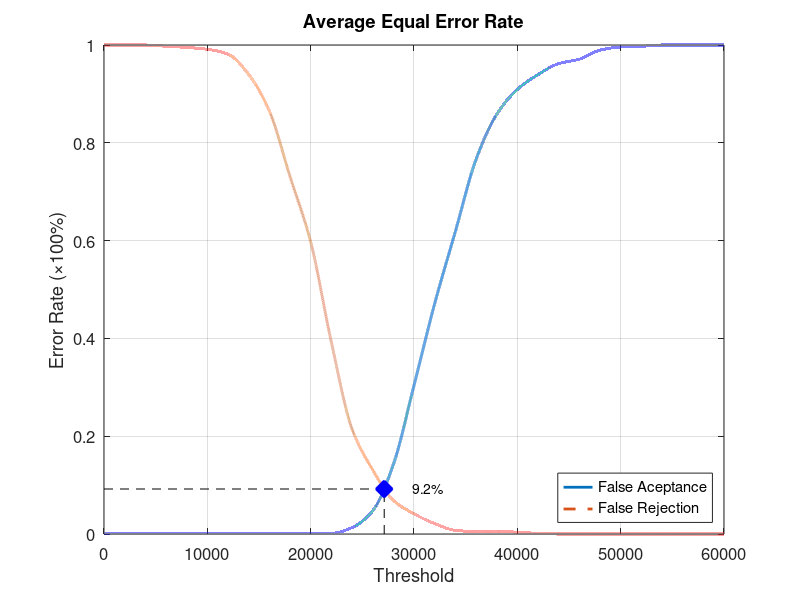
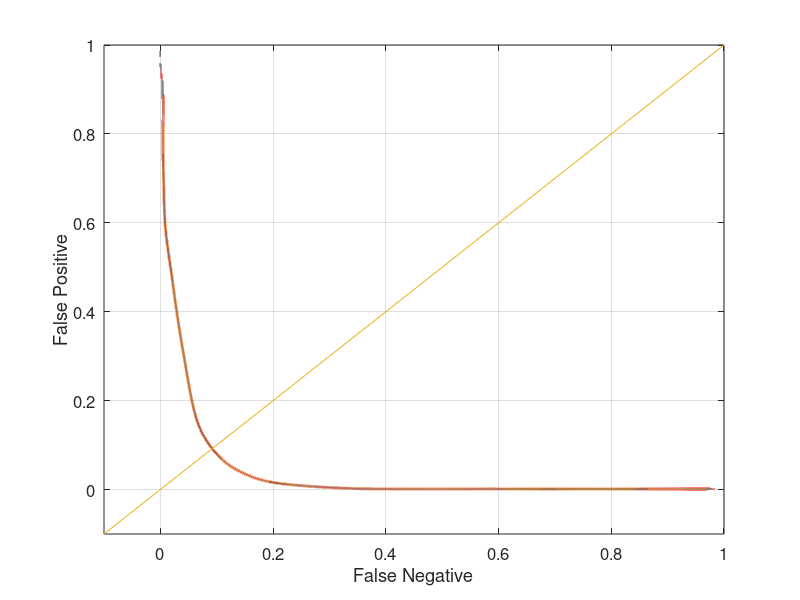

Here is the MATLAB script that generated these plots, in order:
function yEER = Experiment3Average
close all;
clear;
clc;
x = 0:2000:60000;
xq = 0:0.5:60000;

y0 = [0 0.00131579 0.00131579 0.00131579 0.00131579 0.00131579 0.00131579 0.00131579 0.00131579 0.00131579 0.00131579 0.00131579 0.0131579 0.0473684 0.142105 0.303947 0.471053 0.618421 0.76579 0.857895 0.909211 0.939474 0.961842 0.971053 0.989474 0.996053 0.997368 1 1 1 1];
yy0 = interp1(x, y0, xq, 'pchip');
y1 = [1 1 1 0.9975 0.995 0.99125 0.98125 0.94 0.865 0.73125 0.5975 0.3925 0.215 0.13125 0.06875 0.04125 0.02125 0.0075 0.005 0.005 0.00375 0.00125 0 0 0 0 0 0 0 0 0];
yy1 = interp1(x, y1, xq, 'pchip');

% Calculating EER: 
y2 = abs(y0 - y1);
find(y2 == min(y2))
yy2 = abs(yy0 - yy1);
xEER = find(yy2 == min(yy2));
xEERIndex = xq(xEER) % X-axis EER
yEER = yy0(xEER) % Y-axis EER

main = figure
plot(xq, yy0,'-','LineWidth', 2);	hold on
plot(xq, yy1,'--','LineWidth', 2);	hold on
plot([xEERIndex xEERIndex], [0 yEER], 'k--');	hold on
plot([0 xEERIndex], [yEER yEER], 'k--');	hold on
plot(xEERIndex, yEER, 'bx', 'LineWidth', 10);	hold on
text(xEERIndex + 10 * xEERIndex / 100, yEER, [num2str(round((10000 * yEER)) / 100) '%'])
legend('False Aceptance', 'False Rejection', 'Location', 'SouthEast')
xlabel('Threshold')
ylabel('Error Rate (\times100%)')
title('Average Equal Error Rate')
set(gca, 'FontSize', 12)
axis([0 60000 0 1])
grid on

print(main, 'Experiment3AverageMain', '-dpng');
FNRxFPR = figure('Color', [1 1 1]);
plot(yy1, yy0, '-', yy1, yy0, 'LineWidth', 2);
hold on
y = -0.1:0.1:1
plot(y, y); 
set(gca, 'FontSize', 12)
xlabel('False Negative')
ylabel('False Positive')
axis([-0.1 1 -0.1 1])
set(gca, 'FontSize', 12)
grid on

print(FNRxFPR, 'Experiment3AverageFNRxFPR','-dpng');
end
